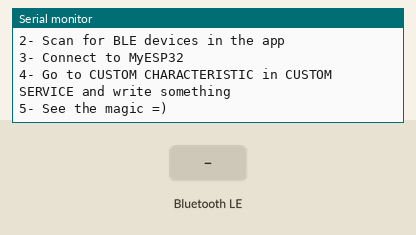
Bench run of a sketch on a simulated ESP32. Shown: the last lines printed to the serial monitor. Inputs (shaded band) come from the test bench. Nothing arrives over Bluetooth unless stated; a phone connects over Bluetooth LE 3 s after start.

Above: at 1.2 s.
1.3 s: Bluetooth LE write "ON" received
At 2.3 s:
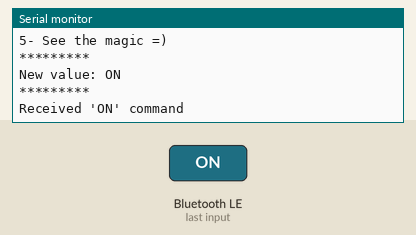
2.8 s: Bluetooth LE write "1" received
At 3.5 s:
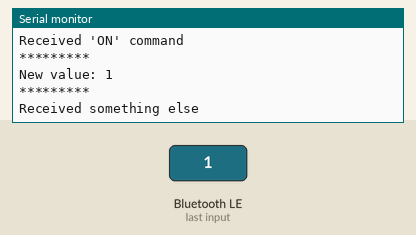

The sketch:

ble.ino
```cpp
/*
    Based on Neil Kolban example for IDF: https://github.com/nkolban/esp32-snippets/blob/master/cpp_utils/tests/BLE%20Tests/SampleWrite.cpp
    Ported to Arduino ESP32 by Evandro Copercini
*/

#include <BLEDevice.h>
#include <BLEUtils.h>
#include <BLEServer.h>

// See the following for generating UUIDs:
// https://www.uuidgenerator.net/

#define SERVICE_UUID        "295a8771-1529-4765-950f-a5fdb3e4537c"
#define CHARACTERISTIC_UUID "295a8771-1529-4765-950f-a5fdb3e4537c"

// class MyCallbacks : public BLECharacteristicCallbacks {
//   void onWrite(BLECharacteristic *pCharacteristic) {
//     String value = pCharacteristic->getValue();

//     if (value.length() > 0) {
//       Serial.println("*********");
//       Serial.print("New value: ");
//       for (int i = 0; i < value.length(); i++) {
//         Serial.print(value[i]);
//       }

//       Serial.println();
//       Serial.println("*********");
//     }
//   }
// };

// class MyCallbacks : public BLECharacteristicCallbacks {
//   void onWrite(BLECharacteristic *pCharacteristic) {
//     // 使用 getData() 來取得原始的二進位資料
//     uint8_t* data = pCharacteristic->getData();
//     size_t length = pCharacteristic->getLength();  // 取得資料的長度

//     if (length > 0) {
//       Serial.println("*********");
//       Serial.print("New value: ");

//       // 逐字節印出資料，使用十六進位格式
//       for (int i = 0; i < length; i++) {
//         Serial.print("0x");
//         Serial.print(data[i], HEX);  // 以十六進位格式印出
//         Serial.print(" ");
//       }

//       Serial.println();
//       Serial.println("*********");
//     }
//   }
// };

class MyCallbacks : public BLECharacteristicCallbacks {
  void onWrite(BLECharacteristic *pCharacteristic) {
    uint8_t* data = pCharacteristic->getData();  // 取得原始資料
    size_t length = pCharacteristic->getLength();  // 資料長度

    if (length > 0) {
      Serial.println("*********");
      Serial.print("New value: ");

      // 將每個字節轉換為 ASCII 字符並印出
      String receivedValue = "";
      for (int i = 0; i < length; i++) {
        Serial.print((char)data[i]);  // 轉換為 ASCII 字符並顯示
        receivedValue += (char)data[i];  // 將字符加到字串中
      }

      Serial.println();
      Serial.println("*********");

      // 判斷接收到的字串是否為 "ON"
      if (receivedValue == "ON") {
        Serial.println("Received 'ON' command");
      } else {
        Serial.println("Received something else");
      }
    }
  }
};


void setup() {
  Serial.begin(115200);

  Serial.println("1- Download and install an BLE scanner app in your phone");
  Serial.println("2- Scan for BLE devices in the app");
  Serial.println("3- Connect to MyESP32");
  Serial.println("4- Go to CUSTOM CHARACTERISTIC in CUSTOM SERVICE and write something");
  Serial.println("5- See the magic =)");

  BLEDevice::init("MyESP32");
  BLEServer *pServer = BLEDevice::createServer();

  BLEService *pService = pServer->createService(SERVICE_UUID);

  BLECharacteristic *pCharacteristic =
    pService->createCharacteristic(CHARACTERISTIC_UUID, BLECharacteristic::PROPERTY_READ | BLECharacteristic::PROPERTY_WRITE);

  pCharacteristic->setCallbacks(new MyCallbacks());

  pCharacteristic->setValue("Hello World");
  pService->start();

  BLEAdvertising *pAdvertising = pServer->getAdvertising();
  pAdvertising->start();
}

void loop() {
  // put your main code here, to run repeatedly:
  delay(2000);
}
```

Measured:
- after the input at 1.3 s, the serial monitor: prints a new line at once (image 1)
- after the input at 2.8 s, the serial monitor: prints a new line at once (image 2)
